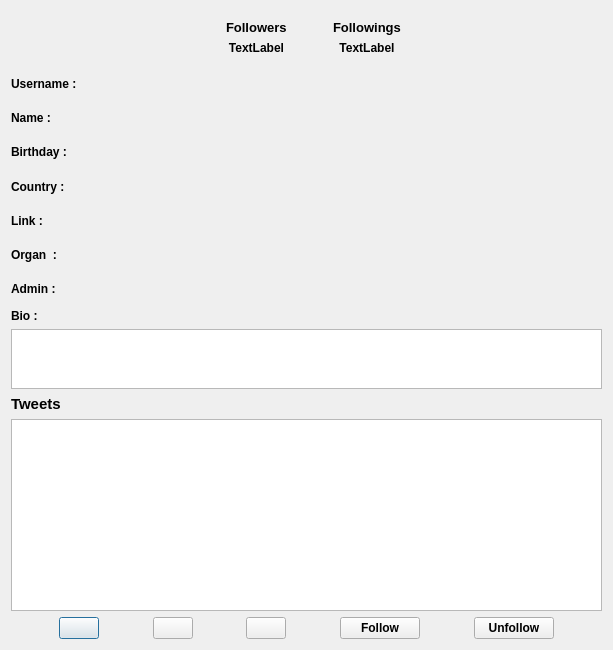
<?xml version="1.0" encoding="UTF-8"?>
<ui version="4.0">
 <class>Show_Account</class>
 <widget class="QDialog" name="Show_Account">
  <property name="geometry">
   <rect>
    <x>0</x>
    <y>0</y>
    <width>613</width>
    <height>650</height>
   </rect>
  </property>
  <property name="windowTitle">
   <string>Account</string>
  </property>
  <layout class="QVBoxLayout" name="verticalLayout_4">
   <item>
    <widget class="QWidget" name="widget" native="true">
     <layout class="QHBoxLayout" name="horizontalLayout_13">
      <item>
       <widget class="QLabel" name="lbl_profpic">
        <property name="text">
         <string/>
        </property>
       </widget>
      </item>
      <item>
       <spacer name="horizontalSpacer_4">
        <property name="orientation">
         <enum>Qt::Horizontal</enum>
        </property>
        <property name="sizeHint" stdset="0">
         <size>
          <width>40</width>
          <height>20</height>
         </size>
        </property>
       </spacer>
      </item>
      <item>
       <layout class="QVBoxLayout" name="verticalLayout_2">
        <item>
         <widget class="QLabel" name="label_2">
          <property name="font">
           <font>
            <pointsize>10</pointsize>
            <bold>true</bold>
           </font>
          </property>
          <property name="text">
           <string>Followers</string>
          </property>
         </widget>
        </item>
        <item>
         <widget class="QLabel" name="lbl_nfollowers">
          <property name="font">
           <font>
            <bold>true</bold>
           </font>
          </property>
          <property name="text">
           <string>TextLabel</string>
          </property>
          <property name="alignment">
           <set>Qt::AlignCenter</set>
          </property>
         </widget>
        </item>
       </layout>
      </item>
      <item>
       <spacer name="horizontalSpacer">
        <property name="orientation">
         <enum>Qt::Horizontal</enum>
        </property>
        <property name="sizeType">
         <enum>QSizePolicy::Fixed</enum>
        </property>
        <property name="sizeHint" stdset="0">
         <size>
          <width>40</width>
          <height>20</height>
         </size>
        </property>
       </spacer>
      </item>
      <item>
       <layout class="QVBoxLayout" name="verticalLayout_3">
        <item>
         <widget class="QLabel" name="label_3">
          <property name="font">
           <font>
            <pointsize>10</pointsize>
            <bold>true</bold>
           </font>
          </property>
          <property name="text">
           <string>Followings</string>
          </property>
         </widget>
        </item>
        <item>
         <widget class="QLabel" name="lbl_nfollowings">
          <property name="font">
           <font>
            <bold>true</bold>
           </font>
          </property>
          <property name="text">
           <string>TextLabel</string>
          </property>
          <property name="alignment">
           <set>Qt::AlignCenter</set>
          </property>
         </widget>
        </item>
       </layout>
      </item>
      <item>
       <spacer name="horizontalSpacer_2">
        <property name="orientation">
         <enum>Qt::Horizontal</enum>
        </property>
        <property name="sizeHint" stdset="0">
         <size>
          <width>40</width>
          <height>20</height>
         </size>
        </property>
       </spacer>
      </item>
     </layout>
    </widget>
   </item>
   <item>
    <layout class="QHBoxLayout" name="horizontalLayout_2">
     <item>
      <widget class="QLabel" name="lbl_username">
       <property name="sizePolicy">
        <sizepolicy hsizetype="Fixed" vsizetype="Preferred">
         <horstretch>0</horstretch>
         <verstretch>0</verstretch>
        </sizepolicy>
       </property>
       <property name="font">
        <font>
         <bold>true</bold>
        </font>
       </property>
       <property name="text">
        <string>Username :</string>
       </property>
      </widget>
     </item>
     <item>
      <widget class="QLabel" name="txt_username">
       <property name="text">
        <string/>
       </property>
      </widget>
     </item>
    </layout>
   </item>
   <item>
    <layout class="QHBoxLayout" name="horizontalLayout_4">
     <item>
      <widget class="QLabel" name="lbl_name">
       <property name="sizePolicy">
        <sizepolicy hsizetype="Fixed" vsizetype="Preferred">
         <horstretch>0</horstretch>
         <verstretch>0</verstretch>
        </sizepolicy>
       </property>
       <property name="font">
        <font>
         <bold>true</bold>
        </font>
       </property>
       <property name="text">
        <string>Name : </string>
       </property>
      </widget>
     </item>
     <item>
      <widget class="QLabel" name="txt_name">
       <property name="text">
        <string/>
       </property>
      </widget>
     </item>
    </layout>
   </item>
   <item>
    <layout class="QHBoxLayout" name="horizontalLayout_10">
     <item>
      <widget class="QLabel" name="lbl_brthdate">
       <property name="sizePolicy">
        <sizepolicy hsizetype="Fixed" vsizetype="Preferred">
         <horstretch>0</horstretch>
         <verstretch>0</verstretch>
        </sizepolicy>
       </property>
       <property name="font">
        <font>
         <bold>true</bold>
        </font>
       </property>
       <property name="text">
        <string>Birthday : </string>
       </property>
      </widget>
     </item>
     <item>
      <widget class="QLabel" name="txt_brth">
       <property name="text">
        <string/>
       </property>
      </widget>
     </item>
    </layout>
   </item>
   <item>
    <layout class="QHBoxLayout" name="horizontalLayout_5">
     <item>
      <widget class="QLabel" name="lbl_country">
       <property name="sizePolicy">
        <sizepolicy hsizetype="Fixed" vsizetype="Preferred">
         <horstretch>0</horstretch>
         <verstretch>0</verstretch>
        </sizepolicy>
       </property>
       <property name="font">
        <font>
         <bold>true</bold>
        </font>
       </property>
       <property name="text">
        <string>Country :  </string>
       </property>
      </widget>
     </item>
     <item>
      <widget class="QLabel" name="txt_country">
       <property name="text">
        <string/>
       </property>
      </widget>
     </item>
    </layout>
   </item>
   <item>
    <layout class="QHBoxLayout" name="horizontalLayout_7">
     <item>
      <widget class="QLabel" name="lbl_link">
       <property name="sizePolicy">
        <sizepolicy hsizetype="Fixed" vsizetype="Preferred">
         <horstretch>0</horstretch>
         <verstretch>0</verstretch>
        </sizepolicy>
       </property>
       <property name="font">
        <font>
         <bold>true</bold>
        </font>
       </property>
       <property name="text">
        <string>Link :  </string>
       </property>
      </widget>
     </item>
     <item>
      <widget class="QLabel" name="txt_link">
       <property name="text">
        <string/>
       </property>
      </widget>
     </item>
    </layout>
   </item>
   <item>
    <layout class="QHBoxLayout" name="horizontalLayout_8">
     <item>
      <widget class="QLabel" name="lbl_orgusername">
       <property name="sizePolicy">
        <sizepolicy hsizetype="Fixed" vsizetype="Preferred">
         <horstretch>0</horstretch>
         <verstretch>0</verstretch>
        </sizepolicy>
       </property>
       <property name="font">
        <font>
         <bold>true</bold>
        </font>
       </property>
       <property name="text">
        <string>Organ  : </string>
       </property>
      </widget>
     </item>
     <item>
      <widget class="QLabel" name="txt_orguname">
       <property name="text">
        <string/>
       </property>
      </widget>
     </item>
    </layout>
   </item>
   <item>
    <layout class="QHBoxLayout" name="horizontalLayout_9">
     <item>
      <widget class="QLabel" name="lbl_adminusername">
       <property name="sizePolicy">
        <sizepolicy hsizetype="Fixed" vsizetype="Preferred">
         <horstretch>0</horstretch>
         <verstretch>0</verstretch>
        </sizepolicy>
       </property>
       <property name="font">
        <font>
         <bold>true</bold>
        </font>
       </property>
       <property name="text">
        <string>Admin : </string>
       </property>
      </widget>
     </item>
     <item>
      <widget class="QLabel" name="txt_adminuname">
       <property name="text">
        <string/>
       </property>
      </widget>
     </item>
    </layout>
   </item>
   <item>
    <layout class="QVBoxLayout" name="verticalLayout_5">
     <item>
      <widget class="QLabel" name="lbl_biography">
       <property name="sizePolicy">
        <sizepolicy hsizetype="Fixed" vsizetype="Preferred">
         <horstretch>0</horstretch>
         <verstretch>0</verstretch>
        </sizepolicy>
       </property>
       <property name="font">
        <font>
         <bold>true</bold>
        </font>
       </property>
       <property name="text">
        <string>Bio :</string>
       </property>
       <property name="alignment">
        <set>Qt::AlignLeading|Qt::AlignLeft|Qt::AlignTop</set>
       </property>
      </widget>
     </item>
     <item>
      <widget class="QTextEdit" name="txt_bio">
       <property name="sizePolicy">
        <sizepolicy hsizetype="Expanding" vsizetype="Preferred">
         <horstretch>0</horstretch>
         <verstretch>0</verstretch>
        </sizepolicy>
       </property>
       <property name="minimumSize">
        <size>
         <width>0</width>
         <height>0</height>
        </size>
       </property>
       <property name="maximumSize">
        <size>
         <width>16777215</width>
         <height>60</height>
        </size>
       </property>
       <property name="readOnly">
        <bool>true</bool>
       </property>
      </widget>
     </item>
    </layout>
   </item>
   <item>
    <layout class="QVBoxLayout" name="verticalLayout">
     <item>
      <widget class="QLabel" name="lbl_tweets">
       <property name="font">
        <font>
         <pointsize>11</pointsize>
         <bold>true</bold>
        </font>
       </property>
       <property name="text">
        <string>Tweets</string>
       </property>
      </widget>
     </item>
     <item>
      <widget class="QListWidget" name="list_tweets">
       <property name="sizePolicy">
        <sizepolicy hsizetype="Preferred" vsizetype="Preferred">
         <horstretch>0</horstretch>
         <verstretch>0</verstretch>
        </sizepolicy>
       </property>
       <property name="maximumSize">
        <size>
         <width>16777215</width>
         <height>200</height>
        </size>
       </property>
       <property name="font">
        <font>
         <pointsize>10</pointsize>
         <bold>true</bold>
        </font>
       </property>
      </widget>
     </item>
    </layout>
   </item>
   <item>
    <layout class="QHBoxLayout" name="horizontalLayout">
     <item>
      <spacer name="horizontalSpacer_8">
       <property name="orientation">
        <enum>Qt::Horizontal</enum>
       </property>
       <property name="sizeHint" stdset="0">
        <size>
         <width>40</width>
         <height>20</height>
        </size>
       </property>
      </spacer>
     </item>
     <item>
      <widget class="QPushButton" name="btn_mention">
       <property name="text">
        <string/>
       </property>
      </widget>
     </item>
     <item>
      <spacer name="horizontalSpacer_9">
       <property name="orientation">
        <enum>Qt::Horizontal</enum>
       </property>
       <property name="sizeHint" stdset="0">
        <size>
         <width>40</width>
         <height>20</height>
        </size>
       </property>
      </spacer>
     </item>
     <item>
      <widget class="QPushButton" name="btn_retweet">
       <property name="text">
        <string/>
       </property>
      </widget>
     </item>
     <item>
      <spacer name="horizontalSpacer_3">
       <property name="orientation">
        <enum>Qt::Horizontal</enum>
       </property>
       <property name="sizeHint" stdset="0">
        <size>
         <width>40</width>
         <height>20</height>
        </size>
       </property>
      </spacer>
     </item>
     <item>
      <widget class="QPushButton" name="btn_like">
       <property name="text">
        <string/>
       </property>
      </widget>
     </item>
     <item>
      <spacer name="horizontalSpacer_5">
       <property name="orientation">
        <enum>Qt::Horizontal</enum>
       </property>
       <property name="sizeHint" stdset="0">
        <size>
         <width>40</width>
         <height>20</height>
        </size>
       </property>
      </spacer>
     </item>
     <item>
      <widget class="QPushButton" name="btn_follow">
       <property name="font">
        <font>
         <bold>true</bold>
        </font>
       </property>
       <property name="text">
        <string>Follow</string>
       </property>
      </widget>
     </item>
     <item>
      <spacer name="horizontalSpacer_6">
       <property name="orientation">
        <enum>Qt::Horizontal</enum>
       </property>
       <property name="sizeHint" stdset="0">
        <size>
         <width>40</width>
         <height>20</height>
        </size>
       </property>
      </spacer>
     </item>
     <item>
      <widget class="QPushButton" name="btn_unfollow">
       <property name="font">
        <font>
         <bold>true</bold>
        </font>
       </property>
       <property name="text">
        <string>Unfollow</string>
       </property>
      </widget>
     </item>
     <item>
      <spacer name="horizontalSpacer_7">
       <property name="orientation">
        <enum>Qt::Horizontal</enum>
       </property>
       <property name="sizeHint" stdset="0">
        <size>
         <width>40</width>
         <height>20</height>
        </size>
       </property>
      </spacer>
     </item>
    </layout>
   </item>
  </layout>
 </widget>
 <resources/>
 <connections/>
</ui>
